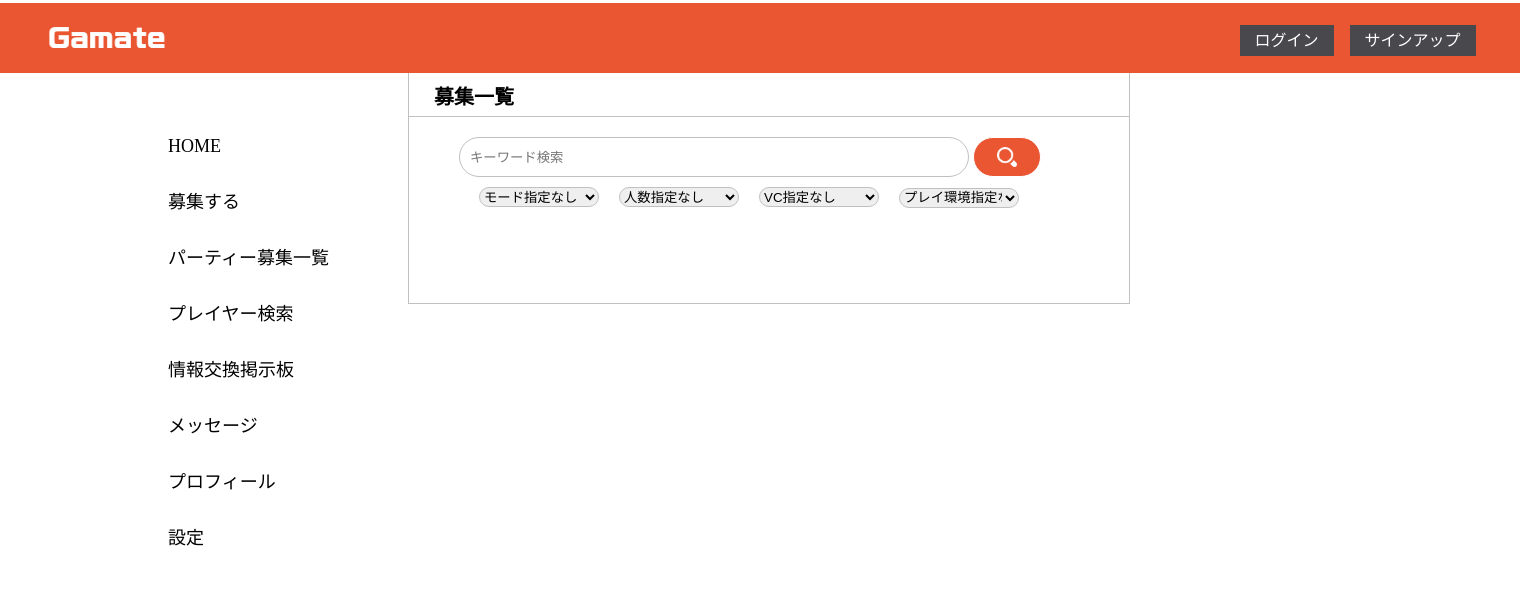
The page /list/ on the database as committed earlier.
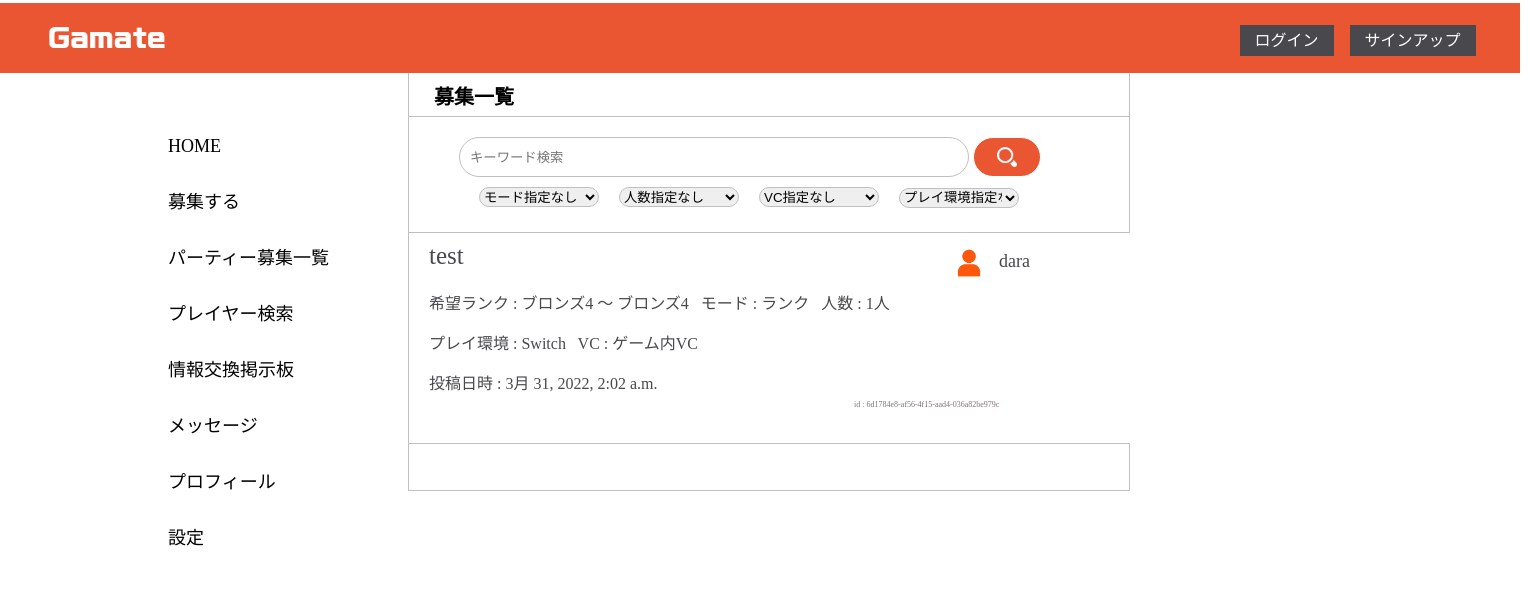
The same page on the database as committed later.
### main/models.py (models this page shows, shortened)
class apex_recruit(models.Model):
    id = models.UUIDField(primary_key=True, default=uuid4, editable=False)
    user = models.ForeignKey(settings.AUTH_USER_MODEL, editable=False, on_delete=models.CASCADE)
    date = models.DateTimeField(default=timezone.now)
    title = models.CharField(max_length=30, default=' ', null= False)
    comments = models.CharField(max_length=500, default=' ', null= False)
    rnk_min = models.CharField(max_length=100)
    rnk_max = models.CharField(max_length=100)
    num = models.CharField(max_length=100)
    per = models.CharField(max_length=100)
    hard = models.CharField(max_length=100)
    vc = models.CharField(max_length=100, default='なし')

class CustomUser(AbstractBaseUser, PermissionsMixin):
    username_validator = UnicodeUsernameValidator()
    id = models.UUIDField(default=uuid4, primary_key=True, editable=False)
    username = models.CharField(_("username"), max_length=30, validators=[username_validator], blank=False, unique=True)
    player_name = models.CharField(_("player name"), max_length=50)
    steam_url = models.CharField(_("steam id"), max_length=200, blank=True, null=True)
    is_show_steam = models.BooleanField(_("show steam id"), default=False)
    origin_id = models.CharField(_("origin id"), max_length=200, blank=True, null=True)
    is_show_origin = models.BooleanField(_("show origin id"), default=False)
    psn_id = models.CharField(_("PSN id"), max_length=200, blank=True, null=True)
    is_show_psn = models.BooleanField(_("show psn id"), default=False)
    switch_id = models.CharField(_("switch id"), max_length=200, blank=True, null=True)
    is_show_switch = models.BooleanField(_("show switch id"), default=False)
    other_id = models.CharField(_('other id'), max_length=200, blank=True, null=True)
    is_show_other = models.BooleanField(_('show other id'), default=False)
    icon = models.ImageField(_("icon"), upload_to='user_icon/', blank=True)
    email = models.EmailField(_("email address"), unique=True)
    is_staff = models.BooleanField(_("staff status"), default=False)
    is_superuser = models.BooleanField(_("superuser status"), default=False)
    is_active = models.BooleanField(_("active"), default=True)
    last_login = models.DateTimeField(_("last login"), blank=True, null=True)
    date_joined = models.DateTimeField(_("date joined"), default=timezone.now)
    playfield = models.CharField(_("ply_f"), max_length=30, blank=True, null=True, default="設定なし")
    rank = models.CharField(_("rank"), max_length=30, blank=False)
    discord_id = models.CharField(_("discord"), max_length=100, blank=True)
    is_show_discord = models.BooleanField(_("show discord id"), default=False)
    comments = models.CharField(_("comments"), max_length=300, blank=True, default="自己紹介はありません")
    character = models.CharField(_("character"), max_length=2000, blank=True, null=True, default="設定なし")
    objects = MyUserManager()
    USERNAME_FIELD = "email"
    EMAIL_FIELD = "email"
    REQUIRED_FIELDS = ["username", "player_name"]
    class Meta:
        verbose_name = _("user")
        verbose_name_plural = _("users")
        ordering = ['-last_login']

### main/views.py (the view, shortened to what this page needs)
# urls.py: path('list/', views.Article_list.as_view(), name='Article_List'),
class Article_list(ListView):
    template_name = 'article_list.html'
    model = apex_recruit
    ordering = ['-date']
    def get_queryset(self):
        keyword = self.request.GET.get('keyword')
        queryset = apex_recruit.objects.order_by('-date')
        category = self.request.GET.get('category')
        num = self.request.GET.get('num')
        vc = self.request.GET.get('vc')
        hard = self.request.GET.get('hard')
        if hard:
            queryset = queryset.filter(
                hard=hard
            )
            messages.success(self.request, 'プレイ環境 :「{}」の検索結果'.format(hard))
        return queryset

### templates/article_list.html (shortened to what this page needs)
{% extends 'base.html' %}
{% block body %}
{% load static %}
<link rel=stylesheet type=text/css href="{% static 'css/list.css' %}" />
<div class="article_list">
    <h3>募集一覧</h3>
    <div class="s-r-f">
        <form class="s-r" method="GET" action="{% url 'main:Article_List' %}">
            <input class="s-k-recruit" type="text" name="keyword" placeholder="キーワード検索"></br>
            <select class="s-c-recruit" name="category">
                <option value="">モード指定なし</option>
            </select></br>
            <select class="s-n-recruit" name="num">
                <option value="">人数指定なし</option>
            </select></br>
            <select class="s-v-recruit" name="vc">
                <option value="">VC指定なし</option>
            </select></br>
            <select class="s-h-recruit" name="hard">
                <option value="">プレイ環境指定なし</option>
            </select>
            <button type="submit"><img src="{% static 'img/mushimegane.png' %}" height="20" width="20px"/></button>
        </form>
    </div>
    <div class="contents">
        {% for list in object_list %}
        <ul class="content-list">
            <li>
                <a href="{% url 'main:Article_Detail' list.pk %}" class="post">
                    {% if list.user.icon %}<img src="{{ list.user.icon.url }}" width="40px" height="40px">{% else %}<img src="{% static 'img/icon_none.jpg' %}" width="40px" height="40px">{% endif %}
                    <p class="art-username">{{ list.user.username }}</p>
                    <p class="art-title">{{ list.title }}</p>
                    <p class="art-info1">希望ランク : {{ list.rnk_min }} ～ {{ list.rnk_max }} &nbsp; モード : {{ list.per }} &nbsp; 人数 : {{ list.num }}</p>
                    <p class="art-info2">プレイ環境 : {{ list.hard }} &nbsp; VC : {{ list.vc }}</p>
                    <p class="date">投稿日時 : {{ list.date }}</p>
                    <p class="id">id : {{ list.id }}</p>
                </a>
            </li>
        </ul>
        {% endfor %}
    </div>
</div>
{% endblock body %}

Rows that differ between the two databases and show on the page:
added apex_recruit: user.username "dara", title "test", rnk_min "ブロンズ4", rnk_max "ブロンズ4", per "ランク", num "1人", hard "Switch", vc "ゲーム内VC", date "3月 31, 2022, 2:02 a.m.", id "6d1784e8-af56-4f15-aad4-036a82be979c"
